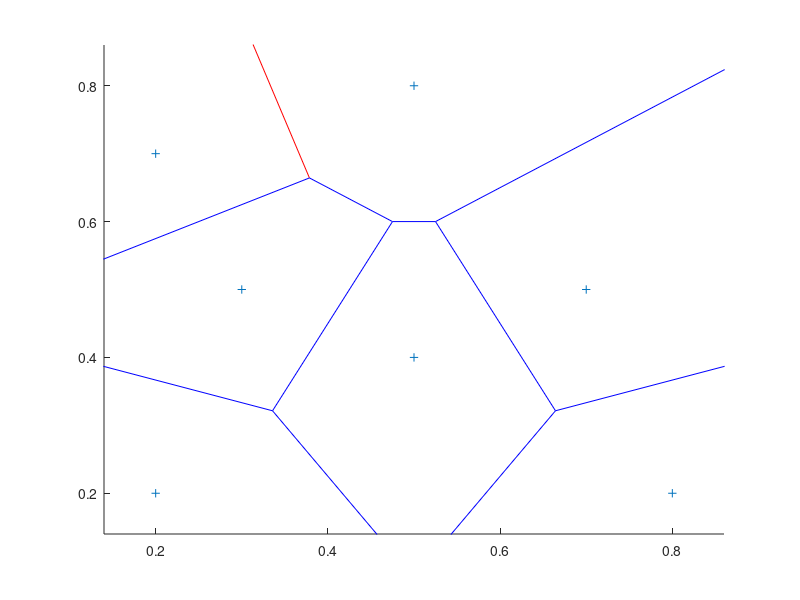

Reproduce this figure in MATLAB. (Note: this script raises an error after producing the figure.)
P = {
    [
        0.2 0.2;
        0.2 0.7;
        0.3 0.5;
        0.5 0.4;
        0.5 0.8;
        0.7 0.5;
        0.8 0.2;
    ];
    [
        0.2 0.5;
        0.2 0.9;
        0.5 0.5;
        0.5 0.2;
        0.7 0.3;
        0.8 0.7;
    ];
    [
        0.2 0.3;
        0.2 0.4;
        0.3 0.1;
        0.4 0.7;
        0.5 0.4;
        0.5 0.6;
        0.7 0.4;
        0.8 0.5;
    ];
};

% Plot
figure

% Plot P
for i = 1:length(P)
    clf;
    hold on;
    h = voronoi(P{i}(:, 1), P{i}(:, 2));

    % Points
    set(h(1), 'Color', 'r', 'MarkerSize', 20);
    % Edges
    set(h(2), 'Color', 'k', 'LineWidth', 1);

    [v, c] = voronoin(P{i});
    plot(v(:, 1), v(:, 2), LineStyle="none", Marker=".", MarkerSize=20, Color='k');
    
    axis("off");
    xlim([-0.1 1.1])
    ylim([-0.1 1.1])
    saveas(gcf, "voronoi_example" + i + ".png")
end
